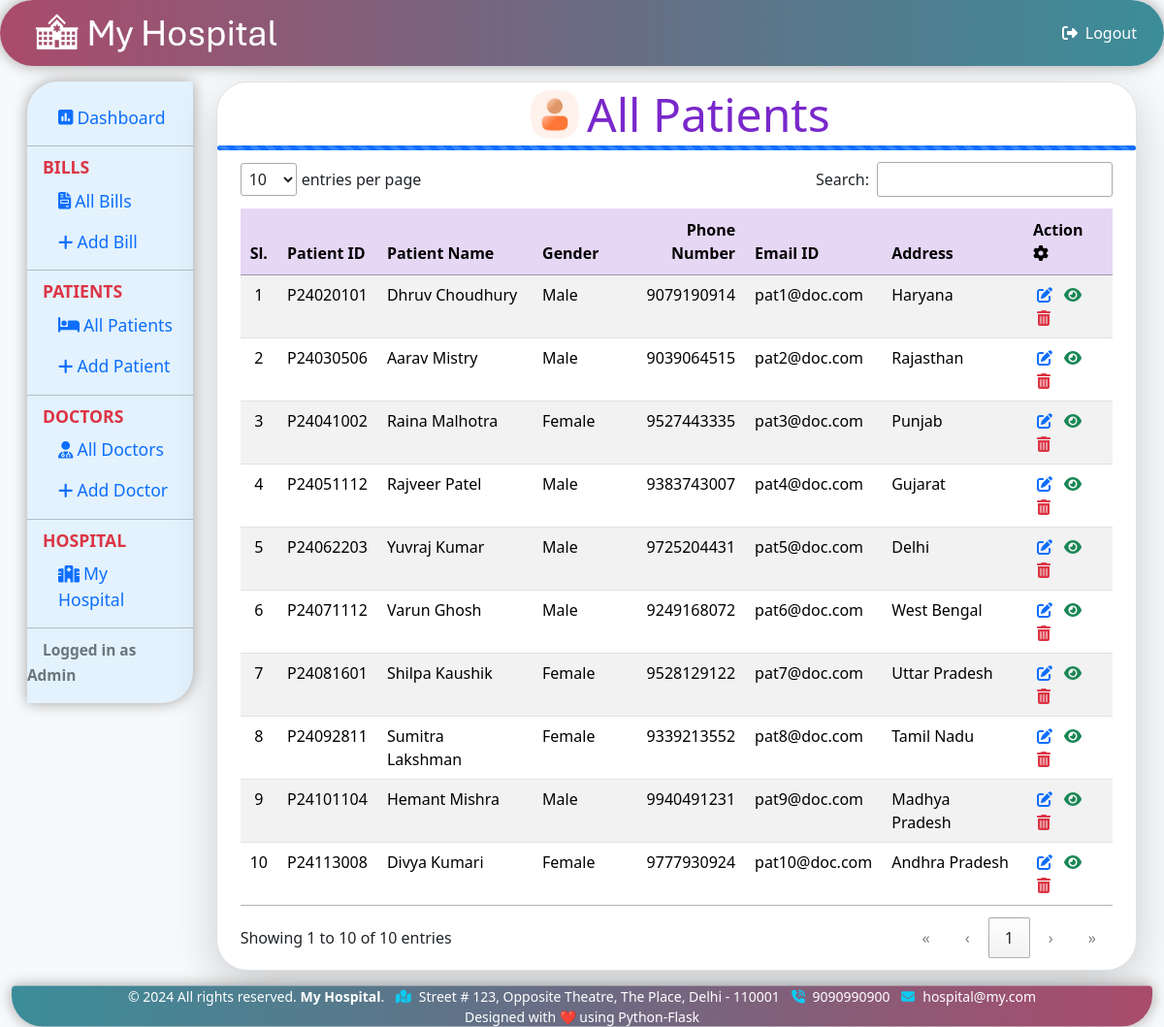
The app's page /patients (signed in) with its own data.
### tables this page shows
CREATE TABLE hospital (
	"id" INTEGER PRIMARY KEY AUTOINCREMENT,
	"name"	TEXT,
	"logo"	TEXT,
	"address"	TEXT,
	"phone"	TEXT,
	"email" TEXT,
	"specs" TEXT );

CREATE TABLE patients (
	"patsl" INTEGER PRIMARY KEY AUTOINCREMENT,
	"patid"	TEXT,
	"patfullname"	TEXT,
	"patdob"	TEXT,
	"patgender"	TEXT,
	"patemail"	TEXT,
	"patphone"	TEXT,
	"pataddress"	TEXT,
	"pataltcontact"	TEXT,
	"patrelation"	TEXT,
	"entrydate" DATETIME DEFAULT (DATETIME('now', 'localtime')) );

### docbill.py (the view)
@app.route("/patients", methods=["GET", "POST"])
def patients():
	if ('logged_in' not in session) or (session['logged_in'] != True):
		flash('Session timeout. Please login again', 'info')
		return redirect(url_for("login"))
	conn = sql.connect(DATABASE)
	conn.row_factory = sql.Row
	cur = conn.cursor()
	cur.execute("SELECT * FROM patients ORDER BY entrydate DESC")
	content = cur.fetchall()
	hosp = cur.execute("SELECT * FROM hospital ORDER BY id DESC").fetchone()
	hdata = ['']*6 if hosp == None else [hosp['name'],hosp['logo'],hosp['address'],hosp['phone'],hosp['email'],hosp['specs']]
	return render_template("patients.html", patients = content, hdata = hdata, title = 'All Patients')

### docbill.py (called while the page is built)
@app.before_request
def before_request():
	session.permanent = True
	app.permanent_session_lifetime = timedelta(minutes=10)

### templates/patients.html (shortened to what this page needs)
				{% include 'header.html' %}
				{% block body %}
				<div class="col-sm-10 printable">
					<div class="bg-white border rounded-5 shadow-lg overflow-hidden">
						<div class="row justify-content-md-center">
							<div class="col-12">
								<h2 class="my-1 display-5 d-flex justify-content-center align-items-center pat-icon"><img src="/static/images/patient.png" class="headerimg mx-2">{{title}}</h2>
							</div>
						</div>
						<div class="progress">
							<div class="progress-bar progress-bar-striped progress-bar-animated w-100" role="progressbar"></div>
						</div>
						<div>
							<form action="/patients" method="POST">
								<div class="row px-4 gy-2">
									<table id="pattable" class="table table-striped">
										<thead class="thead">
											<tr>
												<th class="text-center">Sl.</th>
												<th>Patient ID</th>
												<th>Patient Name</th>
												<th>Gender</th>
												<th>Phone Number</th>
												<th>Email ID</th>
												<th>Address</th>
												<th>Action&ensp;<i class="faicon fa-solid fa-gear"></i></th>
											</tr>
										</thead>
										<tbody id="tbody">
											{% for row in patients %}
											<tr>
												<td class="text-center">{{loop.index}}</td>
												<td>{{row.patid}}</td>
												<td>{{row.patfullname}}</td>
												<td>{{row.patgender}}</td>
												<td>{{row.patphone}}</td>
												<td>{{row.patemail}}</td>
												<td>{{row.pataddress}}</td>
												<td>
													<a href="{{url_for('editpatient',uid=row.patid)}}" data-bs-toggle="tooltip" data-bs-title="Edit"><i class="text-primary fa-solid fa-pen-to-square mx-1"></i></a>
													<a href="{{url_for('viewpatient',uid=row.patid)}}" data-bs-toggle="tooltip" data-bs-title="View"><i class="text-success fa-solid fa-eye mx-1"></i></a>
													<a href="" data-href="{{url_for('deletepatient',uid=row.patid)}}" data-bs-toggle="modal" data-bs-target="#confirm-delete" data-bs-toggle="tooltip" data-bs-title="Delete"><i class="text-danger fa-solid fa-trash-can mx-1"></i></a>
												</td>
											</tr>
											{% endfor %}
										</tbody>
									</table>
								</div>
							</form>
						</div>
					</div>
				</div>
				{% endblock %}
				{% include 'footer.html' %}

### templates/header.html (shortened to what this page needs)
<!DOCTYPE html>
<html lang="en">
	<head>
		<link rel="stylesheet" type="text/css" href="/static/css/bootstrap-5.3.3.css">
		<link rel="stylesheet" type="text/css" href="/static/css/fontawesome-6.5.2.all.min.css">
		<link rel="stylesheet" type="text/css" href="/static/css/dataTables-2.1.0.min.css">
		<link rel="stylesheet" type="text/css" href="/static/css/customstyle.css">
	</head>
	<body class="bg-light">
		<nav class="navbar navbar-bg sticky-top rounded-pill px-3">
			<div class="container-fluid">
				<a class="navbar-brand d-flex align-items-center" href="{{url_for('dashboard')}}"><img src="/static/images/logo/{{hdata[1]}}" onerror="this.onerror=null; this.src='/static/images/logo.png';" alt="Logo" class="img-fluid logoimg mx-2"></a>
				<div class="navbar-nav">
					<a class="nav-item nav-link logout non-printable" href="{{url_for('logout')}}"><i class="fa-solid fa-right-from-bracket px-2"></i>Logout</a>
				</div>
			</div>
		</nav>
		<div class="container-fluid">
			<div class="row p-3 gy-2">
				<div class="col-sm-2 non-printable">
					<div class="vertical-nav py-3">
						<ul class="nav flex-column">
							<li class="nav-item"><a href="{{url_for('dashboard')}}" class="nav-link"><i class="fa-solid fa-square-poll-vertical me-1"></i>Dashboard</a></li>
						</ul>
						<hr class="my-2" />
						<p class="text-danger fw-bold px-3 m-0">BILLS</p>
						<ul class="nav flex-column">
							<li class="nav-item"><a href="{{url_for('bills')}}" class="nav-link"><i class="fa-solid fa-file-invoice me-1"></i>All Bills</a></li>
							<li class="nav-item"><a href="{{url_for('addbill')}}" class="nav-link"><i class="fa-solid fa-plus me-1"></i>Add Bill</a></li>
						</ul>
						<hr class="my-2" />
						<p class="text-danger fw-bold px-3 m-0">PATIENTS</p>
						<ul class="nav flex-column">
							<li class="nav-item"><a href="{{url_for('patients')}}" class="nav-link"><i class="fa-solid fa-bed me-1"></i>All Patients</a></li>
							<li class="nav-item"><a href="{{url_for('addpatient')}}" class="nav-link"><i class="fa-solid fa-plus me-1"></i>Add Patient</a></li>
						</ul>
						<hr class="my-2" />
						<p class="text-danger fw-bold px-3 m-0">DOCTORS</p>
						<ul class="nav flex-column">
							<li class="nav-item"><a href="{{url_for('doctors')}}" class="nav-link"><i class="fa-solid fa-user-doctor me-1"></i>All Doctors</a></li>
							<li class="nav-item"><a href="{{url_for('adddoctor')}}" class="nav-link"><i class="fa-solid fa-plus me-1"></i>Add Doctor</a></li>
						</ul>
						<hr class="my-2" />
						<p class="text-danger fw-bold px-3 m-0">HOSPITAL</p>
						<ul class="nav flex-column">
							<li class="nav-item"><a href="{{url_for('hospital')}}" class="nav-link"><i class="fa-solid fa-hospital me-1"></i>My Hospital</a></li>
						</ul>
						<hr class="my-2">
						<span class="px-3 small fw-bold text-secondary">Logged in as Admin</span>
					</div>
				</div>

### templates/footer.html (shortened to what this page needs)
				{% block body %}
						</div>
							<footer class="footbar sticky-bottom text-white text-center small">
								<span>&copy; 2024 All rights reserved. <strong>{{hdata[0]}}</strong>. <i class="fa-solid fa-map-location text-info mx-2"></i>{{hdata[2]}} <i class="fa-solid fa-phone-volume text-info mx-2"></i>{{hdata[3]}} <i class="fa-solid fa-envelope text-info mx-2"></i>{{hdata[4]}}</span><br>
								<span type="button" data-bs-toggle="modal" data-bs-target="#footerModal">Designed with ❤️ using Python-Flask</span>
							</footer>
						</div>
					</body>
				</html>
				{% endblock %}

### static/css/customstyle.css (style rules this page uses)
.navbar { box-shadow: rgba(0, 0, 0, 0.35) 0px 0px 15px; border-radius: 2rem 2rem 4px 4px; background: linear-gradient(to right, #aa4b6b, #6b6b83, #3b8d99); }
.navbar-bg { background: linear-gradient(to right, #aa4b6b, #6b6b83, #3b8d99); }
.navbar-brand { font-size: 2rem!important; color: white; }
.nav-item { margin-left: 1rem; color: white; }
.logout { color: white; }
.vertical-nav { font-size: 1.1rem; background: #e3f2fd; box-shadow: rgba(0, 0, 0, 0.35) 0px 0px 15px; border-radius: 2rem 1px; }
.progress { height: 5px; }
.logoimg { max-width: 250px; }
.headerimg { max-width: 50px; }
.pat-icon { color: #7928ca; }
#pattable .thead th { background: #7928ca2f!important; }
.footbar { box-shadow: rgba(0, 0, 0, 0.35) 0px 0px 15px; border-radius: 4px 4px 2rem 2rem; background: linear-gradient(to left, #aa4b6b, #6b6b83, #3b8d99); }

### records on screen
hospital: logo (picture), name "My Hospital", address "Street # 123, Opposite Theatre, The Place, Delhi - 110001", phone "9090990900", email "hospital@my.com"
patients: patid "P24020101", patfullname "Dhruv Choudhury", patgender "Male", patphone "9079190914", patemail "pat1@doc.com", pataddress "Haryana"
patients: patid "P24030506", patfullname "Aarav Mistry", patgender "Male", patphone "9039064515", patemail "pat2@doc.com", pataddress "Rajasthan"
patients: patid "P24041002", patfullname "Raina Malhotra", patgender "Female", patphone "9527443335", patemail "pat3@doc.com", pataddress "Punjab"
patients: patid "P24051112", patfullname "Rajveer Patel", patgender "Male", patphone "9383743007", patemail "pat4@doc.com", pataddress "Gujarat"
patients: patid "P24062203", patfullname "Yuvraj Kumar", patgender "Male", patphone "9725204431", patemail "pat5@doc.com", pataddress "Delhi"
patients: patid "P24071112", patfullname "Varun Ghosh", patgender "Male", patphone "9249168072", patemail "pat6@doc.com", pataddress "West Bengal"
patients: patid "P24081601", patfullname "Shilpa Kaushik", patgender "Female", patphone "9528129122", patemail "pat7@doc.com", pataddress "Uttar Pradesh"
patients: patid "P24092811", patfullname "Sumitra Lakshman", patgender "Female", patphone "9339213552", patemail "pat8@doc.com", pataddress "Tamil Nadu"
patients: patid "P24101104", patfullname "Hemant Mishra", patgender "Male", patphone "9940491231", patemail "pat9@doc.com", pataddress "Madhya Pradesh"
patients: patid "P24113008", patfullname "Divya Kumari", patgender "Female", patphone "9777930924", patemail "pat10@doc.com", pataddress "Andhra Pradesh"

### other values on screen
{{ title }} "All Patients"
